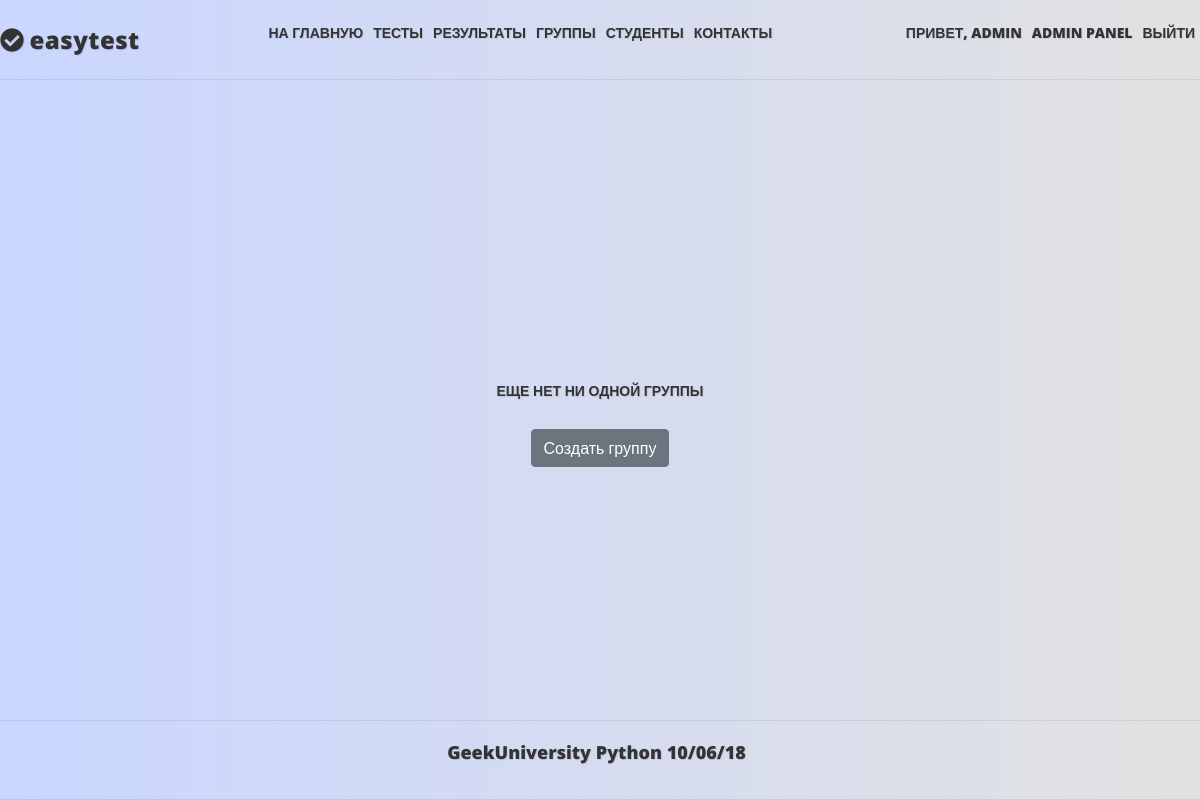
The app's page /groups/ (signed in), older data.
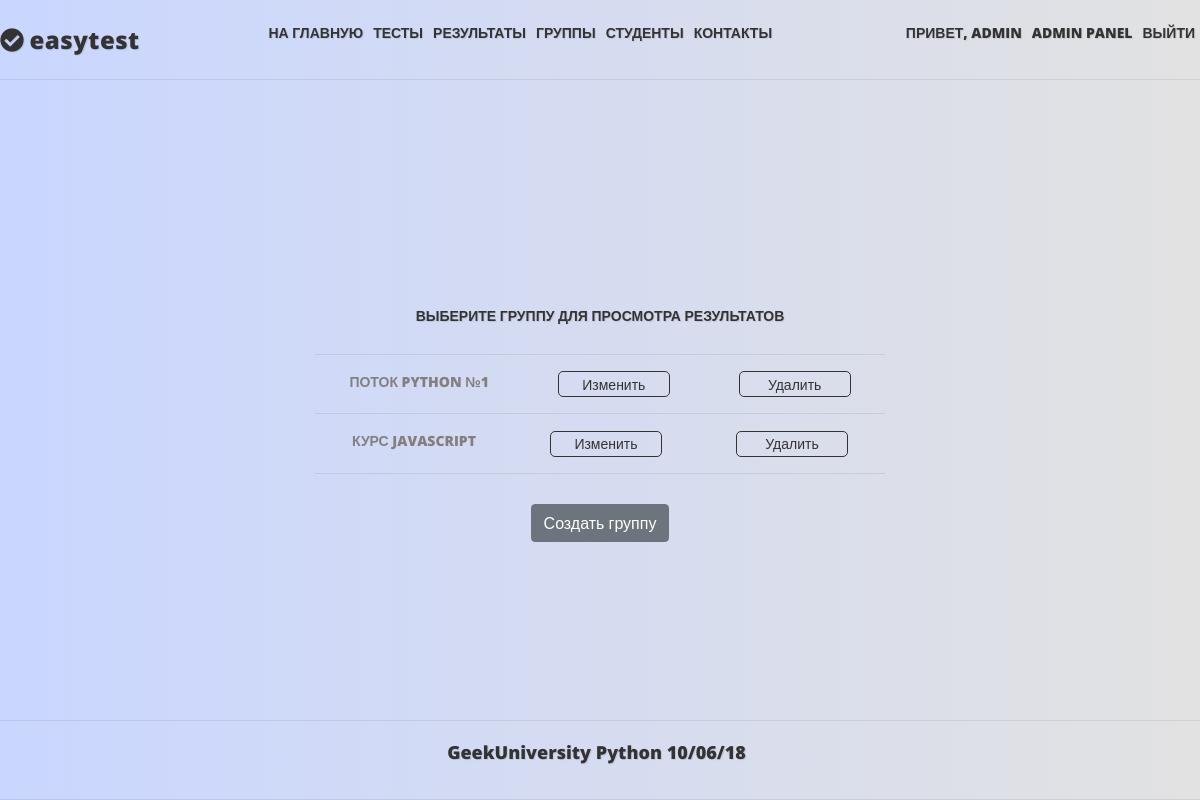
The same page, newer data.
### mainapp/models.py (models this page shows, shortened)
class Core(models.Model):
    title = models.CharField(_('title'), max_length=250, blank=True)
    description = models.TextField(_('description'), blank=True)
    sort = models.IntegerField(_('sort'), default=0, null=True, blank=True)
    active = models.BooleanField(_('active'), default=True)
    deleted = models.BooleanField(_('deleted'), default=False)
    all_objects = models.Manager()
    objects = CoreManager()
    class Meta:
        abstract = True

class Group(Core):
    class Meta:
        verbose_name = _('Группа')
        verbose_name_plural = _('Группы')
    parent_group = models.ForeignKey('self', null=True, blank=True, related_name='child_groups', on_delete=models.CASCADE)
    owner = models.ForeignKey(User, null=False, blank=True, related_name='related_groups', on_delete=models.PROTECT)
    tests = models.ManyToManyField(Test, blank=True, related_name='groups')
    objects = GroupManager()

### mainapp/views.py (the view)
# urls.py: path('groups/', mainapp.GroupList.as_view(), name='groups'),
class GroupList(StaffPassesTestMixin, ListView):
    model = Group
    def get_queryset(self):
        return self.model.objects.get_groups(self.request.user)

### mainapp/models.py (called while the page is built)
    def get_queryset(self):
        return CoreQuerySet(self.model).filter(active=True, deleted=False)

    def get_groups(self, user):
        return self.filter(owner=user)

### mainapp/views.py (called while the page is built)
    def test_func(self):
        return self.request.user.is_staff

### mainapp/templates/mainapp/group_list.html (shortened to what this page needs)
{% extends "base.html" %}
{% load static i18n %}
{% block content %}
    <div class="center_full">
        {% if object_list %}
            <h2>{% trans 'Выберите группу для просмотра результатов' %}</h2>
            <div class="list_container">
                {% for object in object_list %}
                    <div class="iter_list">
                        <a href="{% url 'mainapp:group' object.id %}">{{ object.title }}</a>
                        <a href="{% url 'mainapp:group_update' object.pk %}" class="a_button">{% trans 'Изменить' %}</a>
                        <form method="post" action="{% url 'mainapp:group_delete' object.pk %}">
                            <button class="base_link" type="submit">
                                {% trans 'Удалить' %}
                            </button>
                        </form>
                    </div>
                {% endfor %}
            </div>
        {% else %}
            <h2>{% trans 'Еще нет ни одной группы' %}</h2>
        {% endif %}
        <a class="btn btn-secondary" href="{% url 'mainapp:group_create' %}">{% trans 'Создать группу' %}</a>
    </div>
{% endblock content %}

Row changes from the older to the newer data that the page shows:
added Group: title "ПОТОК PYTHON №1"
added Group: title "КУРС JAVASCRIPT"
Text that changed along with them:
text no longer shown: "ЕЩЕ НЕТ НИ ОДНОЙ ГРУППЫ"
text now shown: "ВЫБЕРИТЕ ГРУППУ ДЛЯ ПРОСМОТРА РЕЗУЛЬТАТОВ"
